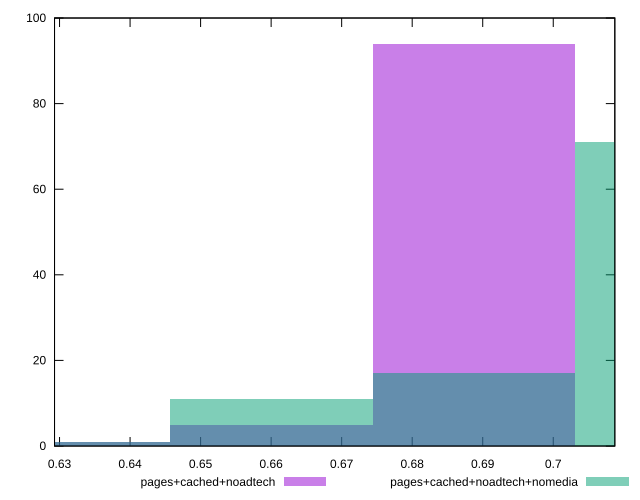

Write gnuplot code to recreate this figure.
reset

$pagesCachedNoadtech <<EOF
0.6600501558584191 5
0.6887479887218286 94
0.6313523229950095 1
EOF

$pagesCachedNoadtechNomedia <<EOF
0.6887479887218286 17
0.7174458215852381 71
0.6600501558584191 11
0.6313523229950095 1
EOF

set key outside below
set boxwidth 0.028697832863409524
set xrange [0.6292890093672762:0.7087290002261646]
set yrange [0:100]
set trange [0:100]
set style fill transparent solid 0.5 noborder
set terminal svg size 640, 500 enhanced background rgb 'white'
set output "report_00023_2021-02-20T12:14:57.249Z/meta/pScore/comparison/histogram/2_vs_3.svg"

plot $pagesCachedNoadtech title "pages+cached+noadtech" with boxes, \
     $pagesCachedNoadtechNomedia title "pages+cached+noadtech+nomedia" with boxes

reset
